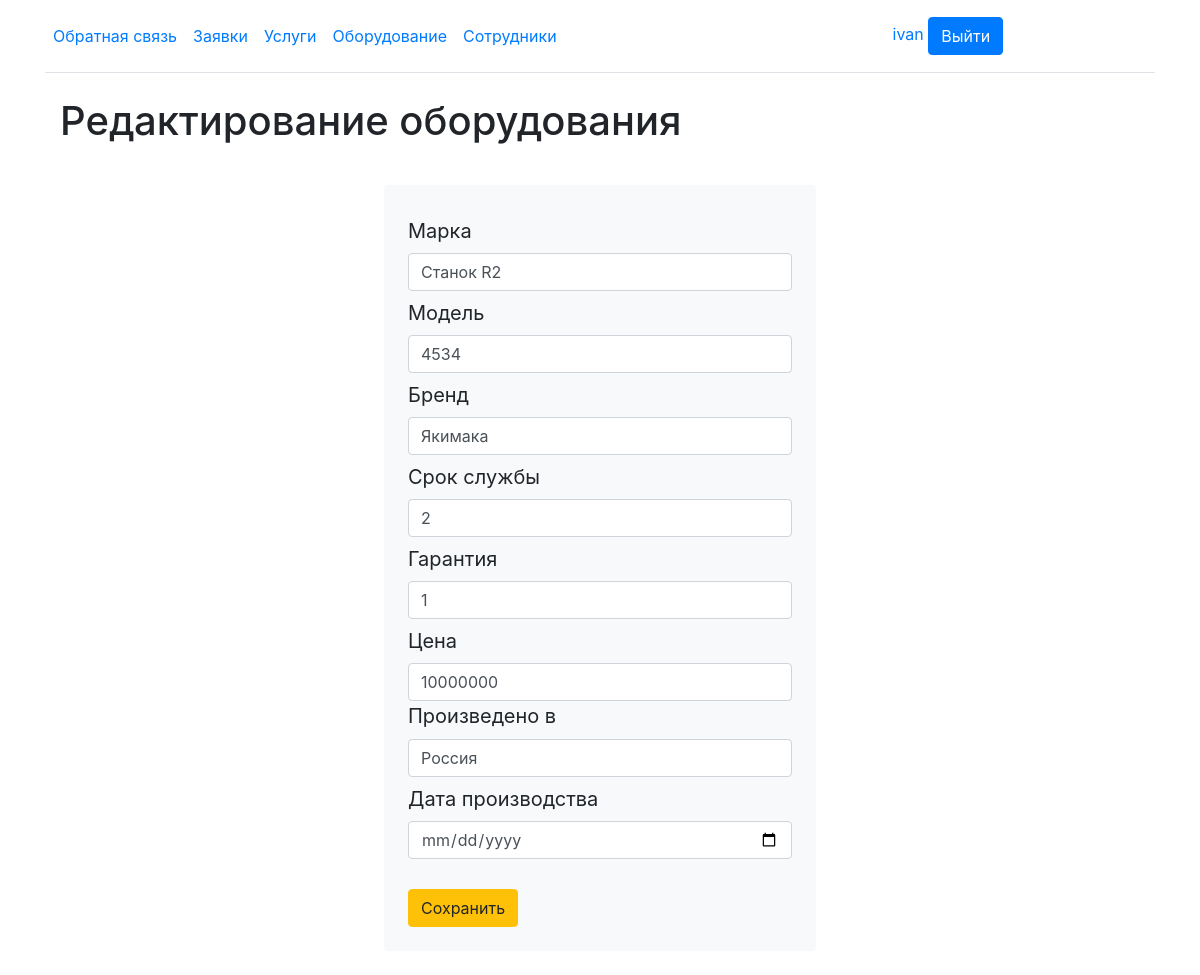
The page /equipment/update/1/ (signed in) on the database its author committed.
### zavod/models.py (models this page shows, shortened)
class Equipment(models.Model):
    mark = models.CharField(max_length=255)
    brand = models.CharField(max_length=255)
    model = models.CharField(max_length=255)
    srok_sl = models.IntegerField(max_length=255)
    garantiya = models.IntegerField(max_length=255)
    price = models.IntegerField(max_length=255)
    country = models.CharField(max_length=255)
    date_release = models.DateField()

### zavod/views.py (the view, shortened to what this page needs)
# urls.py: path('equipment/update/<int:pk>/', EquipmentUpdate.as_view(), name='equipment-update'),
class EquipmentUpdate(PermissionRequiredMixin,LoginRequiredMixin,DataMixin,UpdateView):
    permission_required = 'zavod.change_work'
    raise_exception = True
    login_url = 'login/'
    redirect_field_name = ''
    model = Equipment
    fields = ['mark','country','date_release','brand','model','srok_sl','price','garantiya']
    success_url = reverse_lazy('home')
    template_name = 'updateequipments.html'
    def get_context_data(self, *, object_list=None, **kwargs):
        context = super().get_context_data(**kwargs)
        c_def = self.get_user_context(title='Редактирование оборудования')
        return dict(list(context.items()) + list(c_def.items()))

### zavod/utils.py (called while the page is built, shortened)
    def get_user_context(self, **kwargs):
        context = kwargs
        user_menu = menu.copy()
        if self.request.user.groups.all().exists() and str(self.request.user.groups.all()[0]) == 'clients':
            user_menu.pop(6)
            user_menu.pop(6)
            user_menu.pop(6)
        context['menu'] = user_menu
        return context

### zavod/templates/updateequipments.html (shortened to what this page needs)
{% extends 'base.html' %}
{% load widget_tweaks %}
{% block content %}
<main class="container">
    <h1 class="pb-2">{{title}}</h1>
    <br>
    <div class="bg-body-tertiary p-4 rounded mb-4  mx-auto" style="background-color: #f8f9fa;width: 40%;">
        <form class="lead" method="post">
             <div>
                 <label for="{{ form.mark.id_for_label }}" class="col-form-label"><span style="font-weight: normal;">Марка</span></label>{{form.mark | add_class:'form-control'}}
             </div>
            <div>
                 <label for="{{ form.mark.id_for_label }}" class="col-form-label"><span style="font-weight: normal;">Модель</span></label>{{form.model | add_class:'form-control'}}
             </div>
            <div>
                 <label for="{{ form.mark.id_for_label }}" class="col-form-label"><span style="font-weight: normal;">Бренд</span></label>{{form.brand | add_class:'form-control'}}
             </div>
            <div>
                 <label for="{{ form.mark.id_for_label }}" class="col-form-label"><span style="font-weight: normal;">Срок службы</span></label>{{form.srok_sl | add_class:'form-control'}}
             </div>
            <div>
                 <label for="{{ form.mark.id_for_label }}" class="col-form-label"><span style="font-weight: normal;">Гарантия</span></label>{{form.garantiya | add_class:'form-control'}}
             </div>
            <div>
                 <label for="{{ form.mark.id_for_label }}" class="col-form-label"><span style="font-weight: normal;">Цена</span></label>{{form.price | add_class:'form-control'}}
             </div>
            <div>
                <label for="{{ form.country.id_for_label }}"><span style="font-weight: normal;">Произведено в</span></label>{{form.country | add_class:'form-control'}}
            </div>
            <div>
                <label for="{{ form.date_release.id_for_label }}" class="col-form-label"><span style="font-weight: normal;">Дата производства</span></label>{{form.date_release | add_class:'form-control' | attr:"type:date"|attr:"pattern:\d{2}\.\d{2}\.\d{4}"|attr:"title:Введите дату в формате ДД.ММ.ГГГГ" }}
            </div>
            <br>
            <input type="submit" class="btn btn-warning" value="Сохранить">
        </form>
    </div>
</main>
{% endblock %}

### zavod/templates/base.html (shortened to what this page needs)
<!DOCTYPE html>
<html>
<head>
    {% load static %}
    <link rel="stylesheet" href=" {% static 'css/style.css' %}">
    <link rel="stylesheet" href=" {% static 'bootstrap/css/bootstrap.min.css' %}">
</head>
<body>
{% block mainmenu %}
<div class="container">
    <header class="d-flex flex-wrap align-items-center justify-content-center justify-content-md-between py-3 mb-4 border-bottom">
        <ul class="nav col-12 col-md-auto mb-2 justify-content-center mb-md-0">
            {% if request.user.is_authenticated %}
                <li><a class="nav-link px-2" href="{% url 'contact' %}">Обратная связь</a></li>
                <li><a class="nav-link px-2" href="{% url 'requestsJob' %}">Заявки</a></li>
                <li><a class="nav-link px-2" href="{% url 'works' %}">Услуги</a></li>
                <li><a class="nav-link px-2" href="{% url 'home' %}">Оборудование</a></li>
                {% if perms.zavod.change_work %}
                    <li><a class="nav-link px-2" href="{% url 'employees' %}">Сотрудники</a></li>
                {%endif%}
            {% else %}
                <li><a class="nav-link px-2" href="{% url 'about' %}">О сайте</a></li>
                <li><a class="nav-link px-2" href="{% url 'contact' %}">Обратная связь</a></li>
            {% endif %}
        </ul>
        <div class="col-md-3 text-end">
            {% if request.user.is_authenticated %}
                <span class="me-2" style="text-decoration: none; color: #007bff;">{{user.username}}</span>
                <a type="button" class="btn btn-primary" href="{% url 'logout' %}">Выйти</a>
            {% else %}
                <a type="button" class="btn btn-outline-primary me-2" href="{% url 'register' %}">Регистрация</a>
                <a type="button" class="btn btn-primary" href="{% url 'login' %}">Войти</a>
            {% endif %}
        </div>
    </header>
    {% endblock mainmenu %}
    {% block content %}
    {% endblock %}
</div>
</body>
</html>

### diplom/static/css/style.css (style rules this page uses)
body { background: #2c2c2c; }

### rows shown on the page
Equipment: mark "Станок R2", model "4534", brand "Якимака", srok_sl "2", garantiya "1", price "10000000", country "Россия"

### other values the page prints
{{ user.username }} "ivan"
{{ title }} "Редактирование оборудования"
